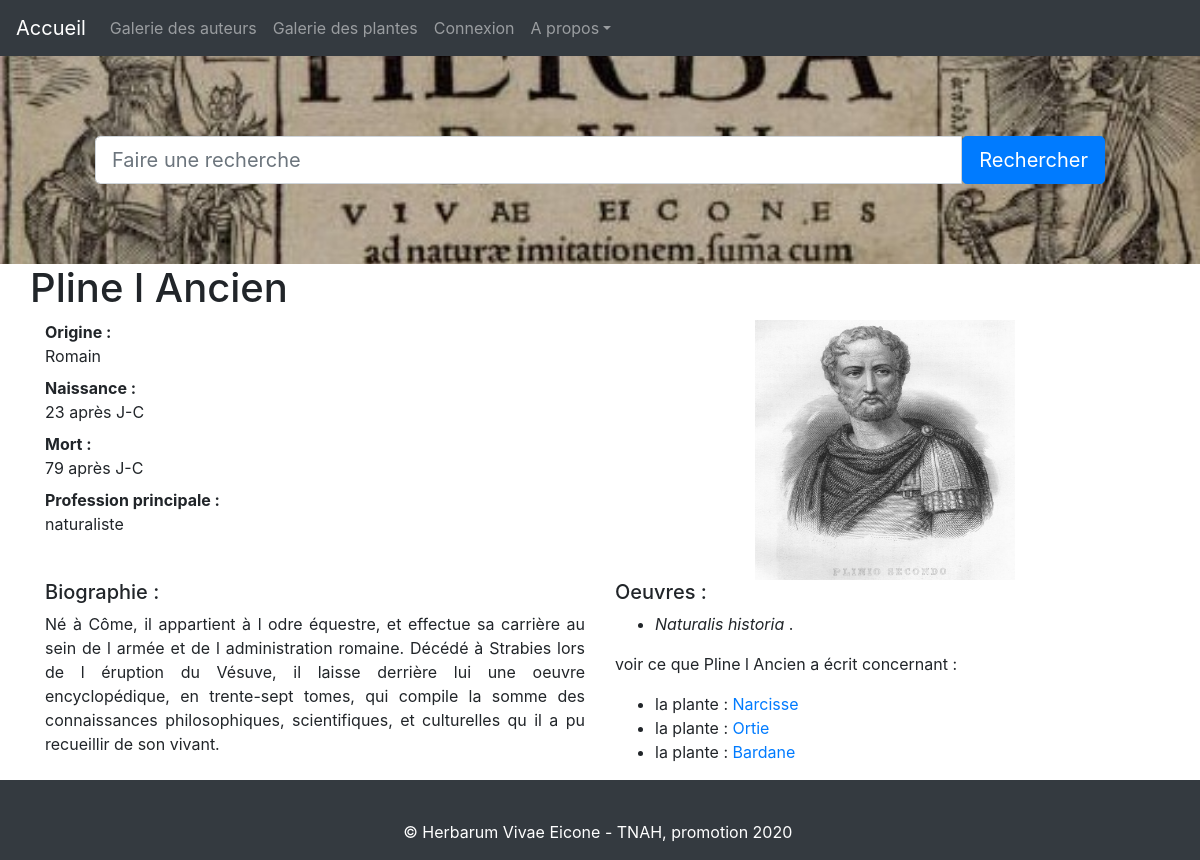
/auteur/2, run on the app's committed database.
### HVE/modeles/donnees.py (models this page shows)
class Auteur(db.Model):
    auteur_id = db.Column(db.Integer, unique=True, nullable=False, primary_key=True, autoincrement=True)
    auteur_nom = db.Column(db.Text)
    auteur_origine = db.Column(db.Text)
    auteur_naissance = db.Column(db.Text)
    auteur_mort = db.Column(db.Text)
    auteur_profession = db.Column(db.Text)
    auteur_image = db.Column(db.Boolean)
    auteur_biographie = db.Column(db.Text)
    citation = db.relationship("Citation", back_populates="auteur")

class Oeuvre(db.Model) :
    oeuvre_id = db.Column(db.Integer, unique=True, nullable=False, primary_key=True, autoincrement=True)
    oeuvre_titre_original = db.Column(db.Text)
    oeuvre_autre_titre = db.Column(db.Text)
    oeuvre_date = db.Column(db.Text)
    oeuvre_auteur_fk = db.Column(db.Integer)

class Citation(db.Model) :
    citation_id = db.Column(db.Integer, unique=True, nullable=False, primary_key=True, autoincrement=True)
    citation_auteur_id = db.Column(db.Integer, db.ForeignKey('auteur.auteur_id'))
    citation_plante_id = db.Column(db.Integer, db.ForeignKey('plante.plante_id'))
    auteur = db.relationship("Auteur", back_populates="citation")
    plante = db.relationship("Plante", back_populates="citation")

class Plante(db.Model) :
    plante_id = db.Column(db.Integer, unique=True, nullable=False, primary_key=True, autoincrement=True)
    plante_latin = db.Column(db.Text)
    plante_fran = db.Column(db.Text)
    plante_rhapsodie = db.Column(db.Integer)
    plante_texte = db.Column(db.Integer)
    citation = db.relationship("Citation", back_populates="plante")

### HVE/routes.py (the view)
@app.route("/auteur/<int:auteur_id>")
def auteur(auteur_id):
    author_simple = Auteur.query.get_or_404(auteur_id)
    oeuvres=Oeuvre.query.filter(Oeuvre.oeuvre_auteur_fk == Auteur.auteur_id)
    return render_template("pages/auteur.html", auteurs=author_simple, oeuvres=oeuvres)

### HVE/templates/pages/auteur.html (shortened to what this page needs)
{% extends "conteneur.html" %}
{% block corps %}
{% if auteurs %}
<h1>{{auteurs.auteur_nom}}</h1>
<div class="container">
    <div class="row">
        <div class="col-6">
            <dl>
                <dt>Origine : </dt><dd>{{auteurs.auteur_origine}}</dd>
                <dt>Naissance : </dt><dd>{{auteurs.auteur_naissance}}</dd>
                <dt>Mort  :</dt><dd>{{auteurs.auteur_mort}}</dd>
                <dt>Profession principale :</dt><dd>{{auteurs.auteur_profession}}</dd>
            </dl>
        </div>
        <div class="col-6 text-center">
            <img src="../static/img/{{auteurs.auteur_id}}.jpg" class="ident">
        </div>
    </div>
    <div class="row">
        {%if auteurs.auteur_biographie%}
        <div class="col-6">
            <h5>Biographie : </h5>
            <p>{{auteurs.auteur_biographie}}</p>
        </div>
        {%endif%}
        <div class="col-6">
            <h5>Oeuvres : </h5>
            <ul>
            {%for oeuvre in oeuvres%}
                {%if oeuvre.oeuvre_auteur_fk == auteurs.auteur_id%}
                <li>
                    <em>{{oeuvre.oeuvre_titre_original}}</em>
                .
            </li>
                {%endif%}
            {%endfor%}
            </ul>
           <p> voir ce que {{auteurs.auteur_nom}} a écrit concernant :
            <ul>
               {%for notice in auteurs.query.get(auteurs.auteur_id).citation%}
                <li> la plante : <a href="{{url_for('notice', numero=notice.plante.plante_id, ident=auteurs.auteur_id)}}">{{notice.plante.plante_fran}}</a></li>
                {%endfor%}
            </ul>
            </p>
        </div>
    </div>
</div>
{% else %}
    <p>La base de données est en cours de constitution</p>
    <p><a href="{{url_for('accueil')}}">Retour à l'accueil</a></p>
{% endif %}
{% endblock %}

### data on the page
Auteur: auteur_nom "Pline l Ancien", auteur_origine "Romain", auteur_naissance "23 après J-C", auteur_mort "79 après J-C", auteur_profession "naturaliste", auteur_biographie "Né à Côme, il appartient à l odre équestre, et effectue sa carrière au sein de l armée et de l administration romaine. Décédé à Strabies lors de l éruption du Vésuve, il laisse derrière lui une oeuvre encyclopédique, en trente-sept tomes, qui compile la somme des connaissances philosophiques, scientifiques, et culturelles qu il a pu recueillir de son vivant."
Oeuvre: oeuvre_titre_original "Naturalis historia"
Citation: plante.plante_fran "Narcisse"
Citation: plante.plante_fran "Ortie"
Citation: plante.plante_fran "Bardane"
